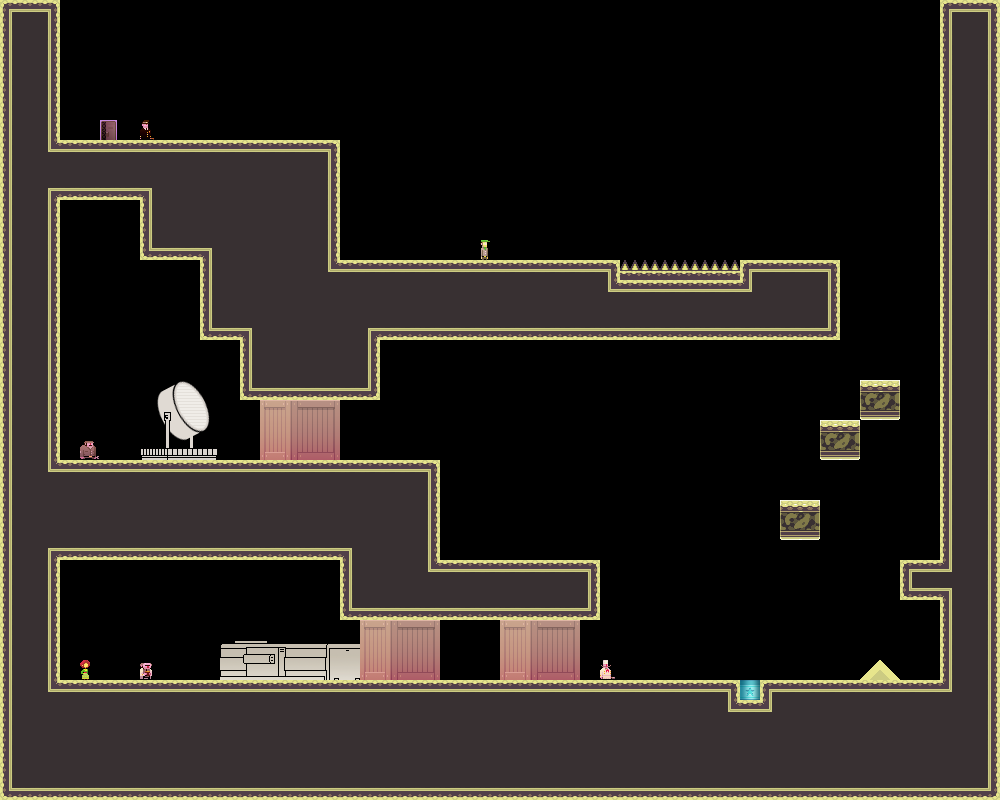

Below is a game level as drawn by its tile map, then a one-line description and the .tmx that defines it (tile-layer data replaced by summaries):
An orthogonal 50x40 tile map with 20x20 px tiles, 1 tile layer (bg).

<map version="1.0" orientation="orthogonal" width="50" height="40" tilewidth="20" tileheight="20">
 <tileset firstgid="1" name="tiles_military" tilewidth="20" tileheight="20">
  <image source="../../../../XNAModeContent/Lemonade/tiles_military.png" width="400" height="400" />
  <terraintypes>
   <terrain name="solid" tile="151" />
   <terrain name="hollow" tile="94" />
  </terraintypes>
  <tile id="8" terrain=",,,1" />
  <tile id="9" terrain=",,1,1" />
  <tile id="10" terrain=",,1,1" />
  <tile id="11" terrain=",,1,1" />
  <tile id="12" terrain=",,1,1" />
  <tile id="13" terrain=",,1,1" />
  <tile id="14" terrain=",,1," />
  <tile id="15" terrain="1,1,1," />
  <tile id="16" terrain="1,1,,1" />
  <tile id="28" terrain=",1,,1" />
  <tile id="34" terrain="1,,1," />
  <tile id="35" terrain="1,,1,1" />
  <tile id="36" terrain=",1,1,1" />
  <tile id="48" terrain=",1,,1" />
  <tile id="54" terrain="1,,1," />
  <tile id="68" terrain=",1,,1" />
  <tile id="74" terrain="1,,1," />
  <tile id="88" terrain=",1,,1" />
  <tile id="94" terrain="1,,1," />
  <tile id="108" terrain=",1,,1" />
  <tile id="114" terrain="1,,1," />
  <tile id="128" terrain=",1,," />
  <tile id="129" terrain="1,1,," />
  <tile id="130" terrain="1,1,," />
  <tile id="131" terrain="1,1,," />
  <tile id="132" terrain="1,1,," />
  <tile id="133" terrain="1,1,," />
  <tile id="134" terrain="1,,," />
  <tile id="148" terrain=",,,0" />
  <tile id="149" terrain=",,0,0" />
  <tile id="150" terrain=",,0," />
  <tile id="151" terrain="0,0,0," />
  <tile id="152" terrain="0,0,," />
  <tile id="153" terrain="0,0,,0" />
  <tile id="168" terrain=",0,,0" />
  <tile id="170" terrain="0,,0," />
  <tile id="171" terrain="0,,0," />
  <tile id="173" terrain=",0,,0" />
  <tile id="188" terrain=",0,," />
  <tile id="189" terrain="0,0,," />
  <tile id="190" terrain="0,,," />
  <tile id="191" terrain="0,,0,0" />
  <tile id="192" terrain=",,0,0" />
  <tile id="193" terrain=",0,0,0" />
  <tile id="194" terrain="0,0,0,0" />
  <tile id="195" terrain="1,1,1,1" />
  <tile id="356">
   <properties>
    <property name="LargeCrate" value="" />
   </properties>
  </tile>
  <tile id="380">
   <properties>
    <property name="Andre" value="" />
   </properties>
  </tile>
  <tile id="381">
   <properties>
    <property name="Liselot" value="" />
   </properties>
  </tile>
  <tile id="382">
   <properties>
    <property name="Amsterdaam" value="" />
   </properties>
  </tile>
  <tile id="383">
   <properties>
    <property name="Worker" value="" />
   </properties>
  </tile>
  <tile id="384">
   <properties>
    <property name="Inspector" value="" />
   </properties>
  </tile>
  <tile id="385">
   <properties>
    <property name="Chef" value="" />
   </properties>
  </tile>
  <tile id="386">
   <properties>
    <property name="Exit" value="" />
   </properties>
  </tile>
  <tile id="387">
   <properties>
    <property name="Trampoline" value="" />
   </properties>
  </tile>
  <tile id="388">
   <properties>
    <property name="SmallCrate" value="" />
   </properties>
  </tile>
  <tile id="389">
   <properties>
    <property name="SugarBag" value="" />
   </properties>
  </tile>
 </tileset>
 <layer name="bg" width="50" height="40">
  <data>[2000 cells, 987 non-empty, 111 distinct tile ids]</data>
 </layer>
 <objectgroup name="boxes" width="50" height="40" />
</map>
